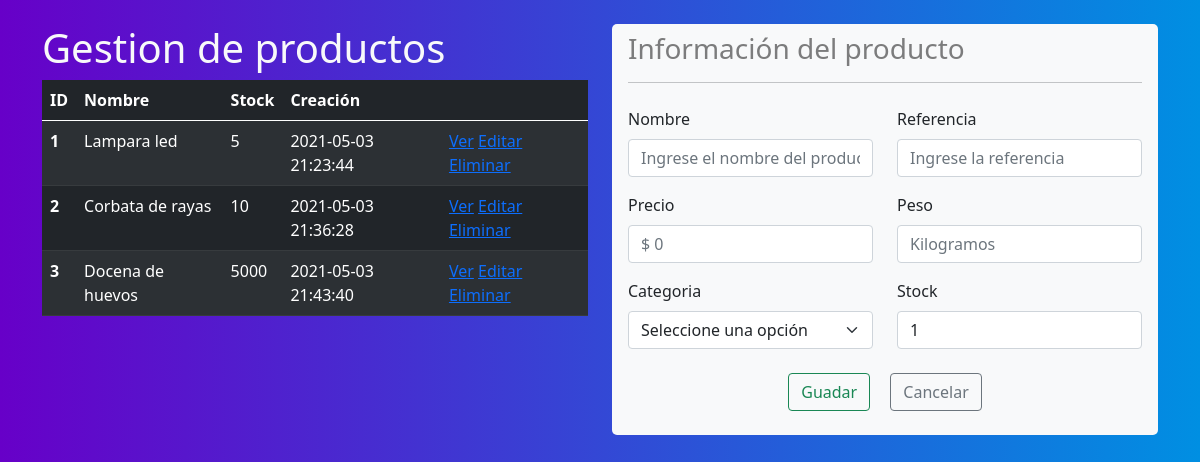
The page / on the database its author committed.
### tables this page shows
CREATE TABLE `productos` (
  `id_producto` int(11) NOT NULL,
  `nombre` varchar(100) NOT NULL,
  `referencia` varchar(100) NOT NULL,
  `precio` int(11) NOT NULL DEFAULT '0',
  `peso` int(11) NOT NULL DEFAULT '0',
  `categoria_id` tinyint(3) UNSIGNED NOT NULL,
  `stock` smallint(5) UNSIGNED NOT NULL DEFAULT '0',
  `fecha_creacion` datetime NOT NULL DEFAULT CURRENT_TIMESTAMP,
  `fecha_ultima_venta` datetime DEFAULT NULL,
  `estado_id` tinyint(3) UNSIGNED DEFAULT '1'
);

### application/controllers/Gestion.php (called while the page is built, shortened)
<?php
class Gestion extends CI_Controller {
	public function __construct()
	{
		$this->load->model('M_Productos');
      $this->load->library('form_validation');
		$this->load->helper('form');
		$this->load->library('session');
	}
	public function index()
	{
		$this->load->view('gestion/productos',[
			'categorias' => $this->M_Productos->obtener_categorias(),
			'productos' => $this->M_Productos->obtener_productos(),
			'resultado' => $this->session->flashdata('mensaje'),
			'producto_info' => $this->session->flashdata('producto_info')
		]);
	}
}

### index.php (called while the page is built, shortened)
<?php
require_once BASEPATH.'core/CodeIgniter.php';

### application/models/M_Productos.php (called while the page is built, shortened)
<?php
class M_Productos extends CI_Model {
	public function obtener_categorias()
	{
      $this->db->where('estado_id',1);
      $query = $this->db->get('categorias');
      if($query->num_rows() > 0){
         return $query->result_array();
      }
      return array();
   }
   public function obtener_productos()
   {
      $this->db->select('id_producto,nombre,stock,fecha_creacion');
      $this->db->where('estado_id',1);
      $query = $this->db->get('productos');
      if($query->num_rows() > 0){
         return $query->result_array();
      }
      return array();
   }
}

### application/views/gestion/productos.php (the view, shortened to what this page needs)
?><!DOCTYPE html>
<html lang="en">
<head>
	<link href="https://cdn.jsdelivr.net/npm/bootstrap@5.0.0-beta3/dist/css/bootstrap.min.css" rel="stylesheet">
	<link href="<?= base_url() ?>/assets/css/global.css" rel="stylesheet">
	<link href="<?= base_url() ?>/assets/css/gestion.css" rel="stylesheet">
</head>
<body>
	<div id="main_content" class="full_vpheight">
		<div class="container py-4">
			<div class="row">
				<div class="col">
					<h1 class="text-light">Gestion de productos</h1>
					<table class="table table-dark table-striped">
						<thead>
							<tr>
								<th scope="col">ID</th>
								<th scope="col">Nombre</th>
								<th scope="col">Stock</th>
								<th scope="col">Creación</th>
								<th scope="col"></th>
							</tr>
						</thead>
						<tbody>
							<?php if(!empty($productos)): ?>
								<?php foreach($productos as $prod): ?>
									<tr>
										<th scope="row"><?= $prod['id_producto'] ?></th>
										<td><?= $prod['nombre'] ?></td>
										<td><?= $prod['stock'] ?></td>
										<td><?= $prod['fecha_creacion'] ?></td>
										<td>
											<a href="<?= base_url() ?>index.php/Gestion/producto/ver/<?= $prod['id_producto'] ?>">Ver</a>
											<a href="<?= base_url() ?>index.php/Gestion/producto/editar/<?= $prod['id_producto'] ?>">Editar</a>
											<a href="<?= base_url() ?>index.php/Gestion/producto/eliminar/<?= $prod['id_producto'] ?>">Eliminar</a>
										</td>
									</tr>
								<?php endforeach; ?>
							<?php else: ?>
								<tr>
									<th scope="row" colspan="5" class="text-center">No hay registros disponibles, por favor crea nuevos productos.</th>
								</tr>
							<?php endif; ?>
						</tbody>
					</table>
				</div>
				<div class="col">
					<div class="bg-light py-2 px-3" id="contenedor_formulario_producto">
						<h3 class="text-black-50">Información del producto</h3>
						<hr>
						<form method="POST" action="<?= base_url() ?>index.php/Gestion/guardar_producto">
							<div class="row">
								<div class="col-6 my-2">
									<label for="nombre" class="form-label">Nombre</label>
									<input type="text" name="nombre" class="form-control" id="nombre" placeholder="Ingrese el nombre del producto" value="<?= set_value('nombre',$producto_info['nombre'] ?? '') ?>" required>
								</div>
								<div class="col-6 my-2">
									<label for="referencia" class="form-label">Referencia</label>
									<input type="text" name="referencia" class="form-control" id="referencia" placeholder="Ingrese la referencia" required value="<?= set_value('referencia',$producto_info['referencia'] ?? '') ?>">
								</div>
								<div class="col-6 my-2">
									<label for="precio" class="form-label">Precio</label>
									<input type="number" name="precio" class="form-control" id="precio" placeholder="$ 0" required value="<?= set_value('precio',$producto_info['precio'] ?? '') ?>">
								</div>
								<div class="col-6 my-2">
									<label for="peso" class="form-label">Peso</label>
									<input type="number" name="peso" class="form-control" id="peso" placeholder="Kilogramos" required value="<?= set_value('peso',$producto_info['peso'] ?? '') ?>">
								</div>
								<div class="col-6 my-2">
									<label for="categoria" class="form-label">Categoria</label>
									<select class="form-select" name="categoria" id="categoria" aria-label="Seleccionar la categoria de producto" required >
										<option selected disabled value="">Seleccione una opción</option>
									</select>
								</div>
								<div class="col-6 my-2">
									<label for="stock" class="form-label">Stock</label>
									<input type="number" name="stock" class="form-control" id="stock" placeholder="Cantidad items" required value="<?= set_value('stock',$producto_info['stock'] ?? '1') ?>">
								</div>
							</div>
							<div class="row py-3">
								<div class="col-12 text-center">
									<button type="submit" class="btn btn-outline-success mx-2">Guadar</button>
									<button type="reset" class="btn btn-outline-secondary mx-2">Cancelar</button>
								</div>
							</div>
						</form>
					</div>
				</div>
			</div>
		</div>
	</div>
</body>
</html>

### assets/css/global.css (style rules this page uses)
.full_vpheight { min-height: 100vh; }

### assets/css/gestion.css (style rules this page uses)
#main_content { background:linear-gradient(to left, rgb(0, 143, 226), rgb(103, 0, 200)); }
#contenedor_formulario_producto { border-radius: 5px; }

### rows shown on the page
productos: id_producto "1", nombre "Lampara led", stock "5", fecha_creacion "2021-05-03 21:23:44"
productos: id_producto "2", nombre "Corbata de rayas", stock "10", fecha_creacion "2021-05-03 21:36:28"
productos: id_producto "3", nombre "Docena de huevos", stock "5000", fecha_creacion "2021-05-03 21:43:40"
